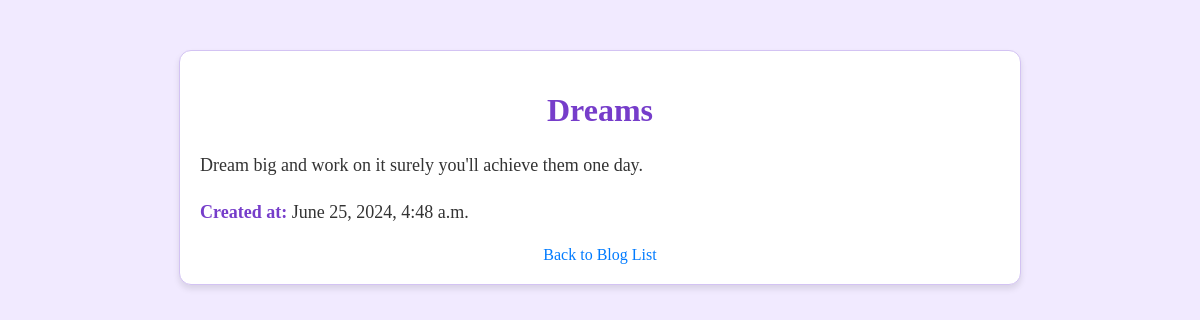
/blog_detail/5/, run on the app's committed database.
### nav/models.py (models this page shows, shortened)
class Blog(models.Model):
  title = models.CharField(max_length=100, verbose_name="Title",blank=True,null=True)
  content= models.TextField()
  created_at = models.DateTimeField(auto_now_add=True)
  like_count = models.IntegerField(default=0)

### nav/views.py (the view)
# urls.py: path('blog_detail/<int:blog_id>/',views.blog_detail,name='blog_detail'),
def blog_detail(request, blog_id):
    blog = get_object_or_404(Blog, pk=blog_id)
    return render(request, 'nav/blog_detail.html', {'blog': blog})

### nav/templates/nav/blog_detail.html (shortened to what this page needs)
<!DOCTYPE html>
<html>
<head>
</head>
<body>
    <div class="container">
        <h1>{{ blog.title }}</h1>
        <p>{{ blog.content }}</p>
        <p><strong>Created at:</strong> {{ blog.created_at }}</p>
        <a href="{% url 'blog_list' %}">Back to Blog List</a>
    </div>
</body>
</html>

### nav/templates/nav/blog_detail.html (style rules this page uses)
body { background-color: #F1EAFF; font-family: 'Times New Roman', Times, serif, sans-serif; margin: 0; padding: 0; }
.container { padding: 20px; max-width: 800px; margin: 50px auto; background-color: #ffffff; border: 1px solid #d3c3f3; border-radius: 12px; box-shadow: 0 4px 6px rgba(0, 0, 0, 0.1); }
h1 { color: #763dca; text-align: center; }
p { color: #333; font-size: 18px; line-height: 1.6; }
strong { color: #763dca; }
a { display: block; text-align: center; margin-top: 20px; color: #007BFF; text-decoration: none; }

### data on the page
Blog: title "Dreams", content "Dream big and work on it surely you'll achieve them one day.", created_at "June 25, 2024, 4:48 a.m."
